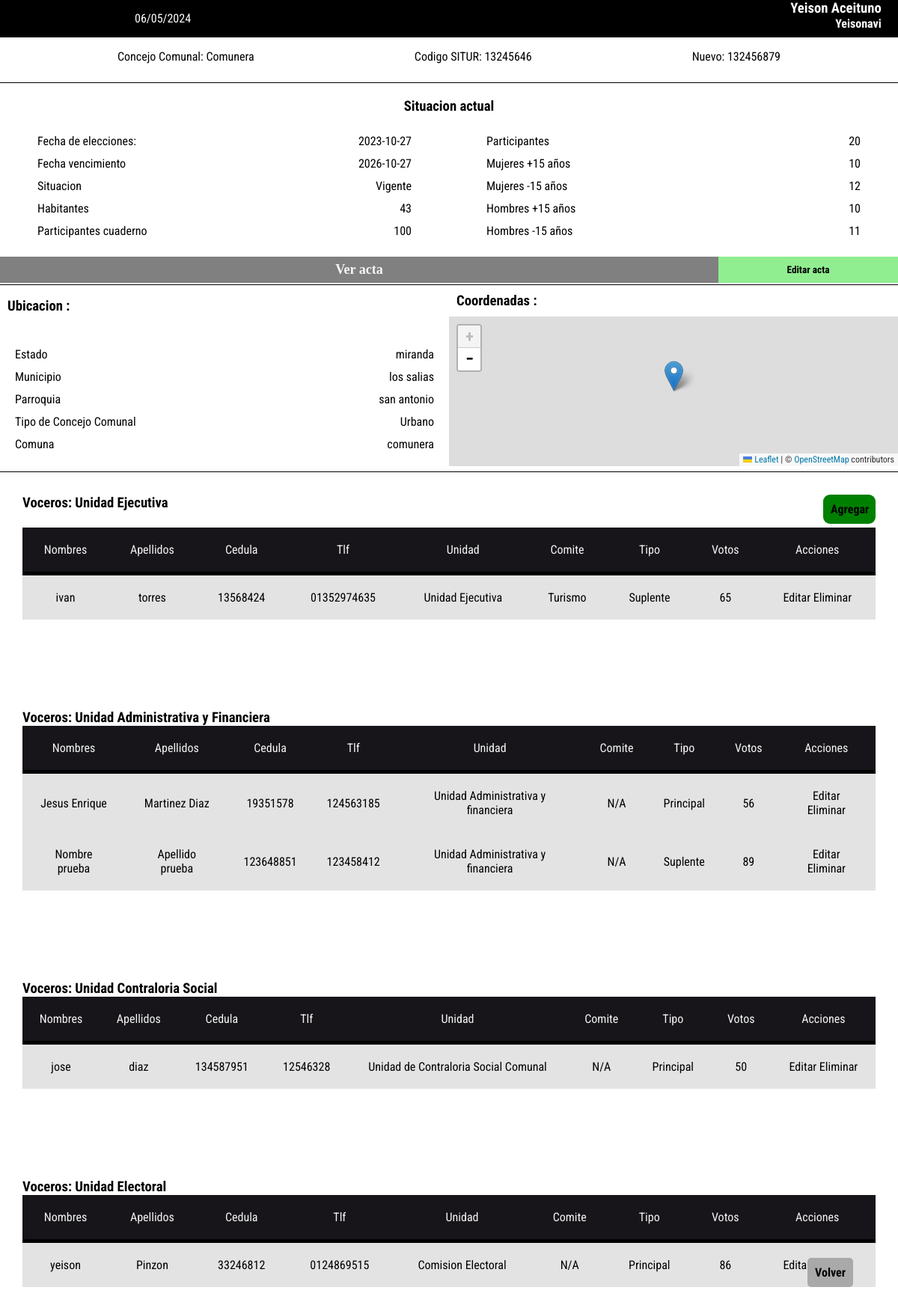
Page /DatosConcejo.php?id=1 (signed in) on the committed database.
### tables this page shows
CREATE TABLE `usuarios` (
  `id` int(10) NOT NULL,
  `Nombre` varchar(50) NOT NULL,
  `Usuario` varchar(20) NOT NULL,
  `pass` varchar(50) NOT NULL,
  `telefono` varchar(15) NOT NULL,
  `correo` varchar(50) NOT NULL,
  `tipo` varchar(15) NOT NULL
);

CREATE TABLE `ccomunal` (
  `id_cc` int(10) NOT NULL,
  `nombre_cc` varchar(30) NOT NULL,
  `situr` varchar(70) NOT NULL,
  `situr_nuevo` varchar(70) NOT NULL,
  `estado` varchar(20) NOT NULL,
  `municipio` varchar(20) NOT NULL,
  `parroquia` varchar(30) NOT NULL,
  `tipo_cc` varchar(10) NOT NULL,
  `comuna` varchar(30) NOT NULL,
  `situacion` varchar(10) NOT NULL,
  `habitantes` int(10) NOT NULL,
  `prop_elecciones` date NOT NULL,
  `vencimiento` date NOT NULL,
  `cuaderno` int(10) NOT NULL,
  `participantes` int(10) NOT NULL,
  `acta` varchar(100) NOT NULL,
  `Mmayores` int(10) NOT NULL,
  `Mmenores` int(10) NOT NULL,
  `Hmayores` int(10) NOT NULL,
  `Hmenores` int(10) NOT NULL,
  `Latitud` varchar(40) NOT NULL,
  `Longitud` varchar(40) NOT NULL
);

CREATE TABLE `voceros` (
  `id_vocero` int(8) NOT NULL,
  `id_cc` int(8) NOT NULL,
  `Nombre` varchar(30) NOT NULL,
  `Apellido` varchar(30) NOT NULL,
  `Cedula` varchar(12) NOT NULL,
  `Tlf` varchar(15) NOT NULL,
  `Unidad` varchar(40) NOT NULL,
  `Comite` varchar(100) NOT NULL,
  `Tipo` varchar(15) NOT NULL,
  `Votos` int(5) NOT NULL
);

### DatosConcejo.php (the view, shortened to what this page needs)
<?php
$conexion = conectar();
$idSesion = $_SESSION['idUser'];
$usuarioInfo = "SELECT Nombre, Usuario FROM usuarios WHERE id = '$idSesion'";
$respuestaInfo = mysqli_query($conexion, $usuarioInfo);
$info = mysqli_fetch_assoc($respuestaInfo);
$nombreUser = $info['Nombre'];
$UserName = $info['Usuario'];
$fechaActual = date("d/m/Y");
$idCC = $_GET['id'];
?>
<!DOCTYPE html>
<html lang="es">
<head>
	<link rel="stylesheet" type="text/css" href="css/estiloMenu.css">
	<link rel="stylesheet" type="text/css" href="css/estiloDatos.css">
</head>
<body>
	<header>
		<div class="fecha">
			<p> <?php echo $fechaActual ?> </p>
		</div>
		<div class="information">
			<h3> <?php echo $nombreUser ?> </h3>
			<h4> <?php echo $UserName ?> </h4>
		</div>
	</header>
	<?php
	$sqlConcejo = "SELECT * FROM ccomunal WHERE id_cc = '$idCC' ";
	$respuestaSql = mysqli_query($conexion, $sqlConcejo);
	while($traerCC = mysqli_fetch_assoc($respuestaSql)){
	?>
	<div class="contenedorPrincipal">
		<div class="contenedor1">
			<span> Concejo Comunal: <?php echo $traerCC['nombre_cc'] ?> </span>
			<span> Codigo SITUR: <?php echo $traerCC['situr'] ?> </span>
			<span> Nuevo: <?php echo $traerCC['situr_nuevo']; ?> </span>
		</div>
		<div class="contenedor2">
			<h3 > Situacion actual </h3>
			<div class="Situacion">
				<div class="bloqueSituacion">
					<table class="tablaDatos">
						<tr>
							<td>Fecha de elecciones:</td>
							<td><?php echo $traerCC['prop_elecciones'] ?></td>
						</tr>
						<tr>
							<td>Fecha vencimiento</td>
							<td><?php echo $traerCC['vencimiento'] ?></td>
						</tr>
						<tr>
							<td>Situacion</td>
							<td><?php echo $traerCC['situacion'] ?></td>
						</tr>
						<tr>
							<td>Habitantes</td>
							<td><?php echo $traerCC['habitantes'] ?></td>
						</tr>
						<tr>
							<td>Participantes cuaderno</td>
							<td><?php echo $traerCC['cuaderno'] ?></td>
						</tr>
					</table>
				</div>
				<div class="bloqueSituacion">
					<table class="tablaDatos">
						<tr>
							<td>Participantes</td>
							<td><?php echo $traerCC['participantes'] ?></td>
						</tr>
						<tr>
							<td>Mujeres +15 años</td>
							<td><?php echo $traerCC['Mmayores'] ?></td>
						</tr>
						<tr>
							<td>Mujeres -15 años</td>
							<td><?php echo $traerCC['Mmenores'] ?></td>
						</tr>
						<tr>
							<td>Hombres +15 años</td>
							<td><?php echo $traerCC['Hmayores'] ?></td>
						</tr>
						<tr>
							<td>Hombres -15 años</td>
							<td><?php echo $traerCC['Hmenores'] ?></td>
						</tr>
					</table>
				</div>
			</div>
		<div class="enlaces">
			<a class="enlaceActa btn-acta" href="/proyecto<?php echo $traerCC['acta'] ?>"> Ver acta </a>
			<button id="btnModalActa" class="editActa"> Editar acta </button>
		</div>
		</div>
		<div class="contenedor3">
			<div class="Ubicacion">
				<h3 class="tituloDatos"> Ubicacion : </h3>
				<table class="tablaDatos">
						<tr>
							<td>Estado</td>
							<td><?php echo $traerCC['estado'] ?></td>
						</tr>
						<tr>
							<td>Municipio</td>
							<td><?php echo $traerCC['municipio'] ?></td>
						</tr>
						<tr>
							<td>Parroquia</td>
							<td><?php echo $traerCC['parroquia'] ?></td>
						</tr>
						<tr>
							<td>Tipo de Concejo Comunal</td>
							<td> <?php echo $traerCC['tipo_cc'] ?></td>
						</tr>
						<tr>
							<td>Comuna</td>
							<td><?php echo $traerCC['comuna'] ?></td>
						</tr>
					</table>
			</div>
	<?php
		}
	?>
			<div class="localizacion">
				<h3 class="tituloDatos"> Coordenadas : </h3>
				<link rel="stylesheet" href="https://unpkg.com/leaflet@1.9.4/dist/leaflet.css" />
				<div id="mapa"></div>
			</div>
		</div>
	<?php
		$sqlVoceros = "SELECT * FROM voceros WHERE id_cc = $idCC AND Unidad = 'Unidad Ejecutiva' ";
		$traerVoceros = mysqli_query($conexion, $sqlVoceros);
		$totalVoceros = $traerVoceros->num_rows;
		if($totalVoceros > 0){
			echo "
				<div class='contenedor4'>
					<div class='cabeceraVocero'>
						<h3> Voceros: Unidad Ejecutiva</h3>
						<button class='ComiteNuevo' id='btnModal'> Agregar </button>
					</div>
					<table>
					<thead>
						<tr>
							<td>Nombres</td>
							<td>Apellidos</td>
							<td>Cedula</td>
							<td>Tlf</td>
							<td>Unidad</td>
							<td>Comite</td>
							<td>Tipo</td>
							<td>Votos</td>
							<td> Acciones </td>
						</tr>
					</thead>
			";
			while($Voceros = mysqli_fetch_assoc($traerVoceros)){
				$id_vocero = $Voceros['id_vocero'];
				$Nombre = $Voceros['Nombre'];
				$Apellido = $Voceros['Apellido'];
				$Cedula = $Voceros['Cedula'];
				$Tlf = $Voceros['Tlf'];
				$Comite = $Voceros['Comite'];
				$Votos = $Voceros['Votos'];
				$Unidad = $Voceros['Unidad'];
				$Tipo = $Voceros['Tipo'];
				?>
							<tr>
								<td> <?php echo $Nombre ?></td>
								<td> <?php echo $Apellido ?></td>
								<td> <?php echo $Cedula ?></td>
								<td> <?php echo $Tlf ?></td>
								<td> <?php echo $Unidad ?></td>
								<td> <?php echo $Comite ?></td>
								<td> <?php echo $Tipo ?></td>
								<td> <?php echo $Votos ?></td>
								<td>
									<a href='editar/editarVocero.php?CI=<?php echo $Cedula ?>&id=<?php echo $idCC ?>&V=<?php echo $id_vocero ?>' class='enlace'> Editar </a>
									<button class='btnEliminar' onclick='Eliminar();'> Eliminar </button>
								</td>
							</tr>
						<?php
							}
						?>
				</table>
			</div>
	<?php
		}
	?>
	<?php
		$sqlVoceros = "SELECT * FROM voceros WHERE id_cc = $idCC AND Unidad = 'Unidad Administrativa y financiera' ORDER BY Votos ASC LIMIT 10";
		$traerVoceros = mysqli_query($conexion, $sqlVoceros);
		$totalVoceros = $traerVoceros->num_rows;
		if($totalVoceros > 0){
			echo "
				<div class='contenedor4'>
					<div class='cabeceraVocero'>
						<h3> Voceros: Unidad Administrativa y Financiera </h3>
					</div>
					<table>
					<thead>
						<tr>
							<td>Nombres</td>
							<td>Apellidos</td>
							<td>Cedula</td>
							<td>Tlf</td>
							<td>Unidad</td>
							<td>Comite</td>
							<td>Tipo</td>
							<td>Votos</td>
							<td> Acciones </td>
						</tr>
					</thead>
			";
			while($Voceros = mysqli_fetch_assoc($traerVoceros)){
				$id_vocero = $Voceros['id_vocero'];
				$Nombre = $Voceros['Nombre'];
				$Apellido = $Voceros['Apellido'];
				$Cedula = $Voceros['Cedula'];
				$Tlf = $Voceros['Tlf'];
				$Comite = $Voceros['Comite'];
				$Votos = $Voceros['Votos'];
				$Unidad = $Voceros['Unidad'];
				$Tipo = $Voceros['Tipo'];
				?>
							<tr>
								<td> <?php echo $Nombre ?></td>
								<td> <?php echo $Apellido ?></td>
								<td> <?php echo $Cedula ?></td>
								<td> <?php echo $Tlf ?></td>
								<td> <?php echo $Unidad ?></td>
								<td> <?php echo $Comite ?></td>
								<td> <?php echo $Tipo ?></td>
								<td> <?php echo $Votos ?></td>
								<td>
									<a href='editar/editarVocero.php?CI=<?php echo $Cedula ?>&id=<?php echo $idCC ?>&V=<?php echo $id_vocero ?>' class='enlace'> Editar </a>
									<button class='btnEliminar' onclick='Eliminar();'> Eliminar </button>
								</td>
							</tr>
						<?php
							}
						?>
				</table>
			</div>
	<?php
		}
	?>
	<?php
		$sqlVoceros = "SELECT * FROM voceros WHERE id_cc = $idCC AND Unidad = 'Unidad de Contraloria Social Comunal' ORDER BY Votos ASC LIMIT 10 ";
		$traerVoceros = mysqli_query($conexion, $sqlVoceros);
		$totalVoceros = $traerVoceros->num_rows;
		if($totalVoceros > 0){
			echo "
				<div class='contenedor4'>
					<div class='cabeceraVocero'>
						<h3> Voceros: Unidad Contraloria Social </h3>
					</div>
					<table>
					<thead>
						<tr>
							<td>Nombres</td>
							<td>Apellidos</td>
							<td>Cedula</td>
							<td>Tlf</td>
							<td>Unidad</td>
							<td>Comite</td>
							<td>Tipo</td>
							<td>Votos</td>
							<td> Acciones </td>
						</tr>
					</thead>
			";
			while($Voceros = mysqli_fetch_assoc($traerVoceros)){
				$id_vocero = $Voceros['id_vocero'];
				$Nombre = $Voceros['Nombre'];
				$Apellido = $Voceros['Apellido'];
				$Cedula = $Voceros['Cedula'];
				$Tlf = $Voceros['Tlf'];
				$Comite = $Voceros['Comite'];
				$Votos = $Voceros['Votos'];
				$Unidad = $Voceros['Unidad'];
				$Tipo = $Voceros['Tipo'];
				?>
							<tr>
								<td> <?php echo $Nombre ?></td>
								<td> <?php echo $Apellido ?></td>
								<td> <?php echo $Cedula ?></td>
								<td> <?php echo $Tlf ?></td>
								<td> <?php echo $Unidad ?></td>
								<td> <?php echo $Comite ?></td>
								<td> <?php echo $Tipo ?></td>
								<td> <?php echo $Votos ?></td>
								<td>
									<a href='editar/editarVocero.php?CI=<?php echo $Cedula ?>&id=<?php echo $idCC ?>&V=<?php echo $id_vocero ?>' class='enlace'> Editar </a>
									<button class='btnEliminar' onclick='Eliminar();'> Eliminar </button>
								</td>
							</tr>
						<?php
							}
						?>
				</table>
			</div>
	<?php
		}
	?>
	<?php
		$sqlVoceros = "SELECT * FROM voceros WHERE id_cc = $idCC AND Unidad = 'Comision Electoral' ORDER BY Votos ASC LIMIT 10 ";
		$traerVoceros = mysqli_query($conexion, $sqlVoceros);
		$totalVoceros = $traerVoceros->num_rows;
		if($totalVoceros > 0){
			echo "
				<div class='contenedor4'>
					<div class='cabeceraVocero'>
						<h3> Voceros: Unidad Electoral </h3>
					</div>
					<table>
					<thead>
						<tr>
							<td>Nombres</td>
							<td>Apellidos</td>
							<td>Cedula</td>
							<td>Tlf</td>
							<td>Unidad</td>
							<td>Comite</td>
							<td>Tipo</td>
							<td>Votos</td>
							<td> Acciones </td>
						</tr>
					</thead>
			";
			while($Voceros = mysqli_fetch_assoc($traerVoceros)){
				$id_vocero = $Voceros['id_vocero'];
				$Nombre = $Voceros['Nombre'];
				$Apellido = $Voceros['Apellido'];
				$Cedula = $Voceros['Cedula'];
				$Tlf = $Voceros['Tlf'];
				$Comite = $Voceros['Comite'];
				$Votos = $Voceros['Votos'];
				$Unidad = $Voceros['Unidad'];
				$Tipo = $Voceros['Tipo'];
				?>
							<tr>
								<td> <?php echo $Nombre ?></td>
								<td> <?php echo $Apellido ?></td>
								<td> <?php echo $Cedula ?></td>
								<td> <?php echo $Tlf ?></td>
								<td> <?php echo $Unidad ?></td>
								<td> <?php echo $Comite ?></td>
								<td> <?php echo $Tipo ?></td>
								<td> <?php echo $Votos ?></td>
								<td>
									<a href='editar/editarVocero.php?CI=<?php echo $Cedula ?>&id=<?php echo $idCC ?>&V=<?php echo $id_vocero ?>' class='enlace'> Editar </a>
									<button class='btnEliminar' onclick='Eliminar();'> Eliminar </button>
								</td>
							</tr>
						<?php
							}
						?>
				</table>
			</div>
	<?php
		}
	?>
		<a href="ConcejoC.php" class="btn-Regresar"> Volver </a>
	</div>
</body>
</html>

### css/estiloMenu.css (style rules this page uses)
* { margin: 0; padding: 0; font-family: 'Roboto Condensed', sans-serif; box-sizing: border-box; }
header { position: fixed; padding: 0; margin: 0; width: 100%; height: 50px; background-color: black; color: white; text-align: right; display: flex; }
header .information { display: inline-block; margin-left: 20%; width: 40%; justify-content: right; }
header .information h3 { max-width: 100%; margin-right: 5%; }
header .information h4 { max-width: 100%; margin-right: 5%; }
header .fecha { color: white; display: block; margin-left: 15%; text-align: left; width: 30%; padding-top: 15px; }
body { background-color:#rgba(190, 190, 190, .9); }
a { text-decoration: none; color: rgba(230, 230, 230, .9); }
table { border-collapse: collapse; }
th, td { padding: 20px }
thead { border-bottom: 5px solid black; background-color: #171519; color: whitesmoke; }
.enlace { color: black; }

### css/estiloDatos.css (style rules this page uses)
.contenedorPrincipal { width: 100%; height: 100%; text-align: center; }
.contenedor1 { width: 100%; height: 100px; padding: 50px; margin-top: 10px; text-align: left; line-height: 2; display: inline-flex; justify-content: space-around; border-bottom: 1px solid black; }
.contenedor2 { width: 100%; height: 270px; padding: 20px 0px; border-bottom: 1px solid black }
.Situacion { line-height: 2; width: 100%; display: inline-flex; justify-content: space-around; height: 190px; }
.bloqueSituacion { width: 45%; display: flex; justify-content: space-evenly; }
.contenedor3 { width: 100%; height: 250px; display: inline-flex; justify-content: space-around; border-bottom: 1px solid black }
.Ubicacion { line-height: 2; width: 50%; }
.localizacion { width: 50%; height: 200px; }
.contenedor4 { width: 100%; height: 100%; display: flex; margin: 0 auto; justify-content: center; flex-wrap: nowrap; flex-direction: column; margin-bottom: 60px; padding: 30px; }
.btn-Regresar { border-radius: 5px; padding: 10px; position: fixed; background-color: darkgrey; font-weight: bold; color: black; bottom: 5%; right: 5%; }
.ComiteNuevo { padding: 10px; background: green; font-weight: bold; cursor: pointer; font-size: 16px; border-radius: 9px; border: none; width: 70px; margin-bottom: 5px; }
.enlaceActa { text-decoration: none; color: whitesmoke; font-weight: bold; font-family: calibri; display: inline-block; padding: 7px; background: grey; width: 100%; text-align: center; font-size: 18px; margin-bottom: 0; }
#mapa { width: 100%; height: 100%; z-index: -1; }
.cabeceraVocero { display: inline-flex; justify-content: space-between; }
.btnEliminar { border: none; background: none; font-size: 16px; }
.tituloDatos { padding: 10px 10px; text-align: left; }
span { text-align: left; }
.tablaDatos { width: 100%; }
.tablaDatos tr { height: 30px; display: flex; justify-content: space-between; }
.enlaces { display: flex; justify-content: center; }
.btn-acta { width: 80%; }
.editActa { width: 20%; font-weight: bold; background: lightgreen; border: none; cursor: pointer; }

### rows in the picture
usuarios: Nombre "Yeison Aceituno", Usuario "Yeisonavi"
ccomunal: nombre_cc "Comunera", situr "13245646", situr_nuevo "132456879", prop_elecciones "2023-10-27", vencimiento "2026-10-27", situacion "Vigente", habitantes "43", cuaderno "100", participantes "20", Mmayores "10", Mmenores "12", Hmayores "10", Hmenores "11", estado "miranda", municipio "los salias", parroquia "san antonio", tipo_cc "Urbano", comuna "comunera"
voceros: Nombre "ivan", Apellido "torres", Cedula "13568424", Tlf "01352974635", Unidad "Unidad Ejecutiva", Comite "Turismo", Tipo "Suplente", Votos "65"
voceros: Nombre "Jesus Enrique", Apellido "Martinez Diaz", Cedula "19351578", Tlf "124563185", Unidad "Unidad Administrativa y financiera", Comite "N/A", Tipo "Principal", Votos "56"
voceros: Nombre "Nombre prueba", Apellido "Apellido prueba", Cedula "123648851", Tlf "123458412", Unidad "Unidad Administrativa y financiera", Comite "N/A", Tipo "Suplente", Votos "89"
voceros: Nombre "jose", Apellido "diaz", Cedula "134587951", Tlf "12546328", Unidad "Unidad de Contraloria Social Comunal", Comite "N/A", Tipo "Principal", Votos "50"
voceros: Nombre "yeison", Apellido "Pinzon", Cedula "33246812", Tlf "0124869515", Unidad "Comision Electoral", Comite "N/A", Tipo "Principal", Votos "86"
